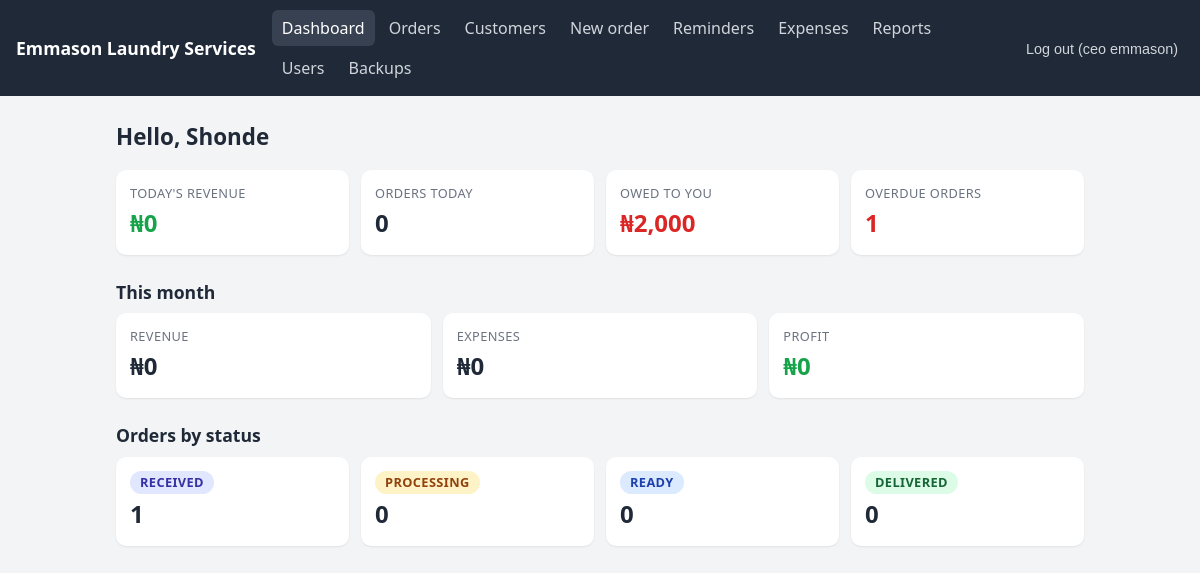
The app's page /app (signed in) with its own data.
### app/models.py (models this page shows)
class User(Base):
     __tablename__ = "users"
     id = Column(Integer, primary_key=True)
     username = Column(String, unique=True, nullable=False)
     full_name = Column(String, nullable=False)
     password_hash = Column(String, nullable=False)
     role = Column(String, default="staff")        # admin or staff
     is_active = Column(Boolean, default=True)
     created_at = Column(DateTime, default=datetime.utcnow)

class Order(Base):
    __tablename__ = "orders"
    id = Column(Integer, primary_key=True)
    customer_id = Column(Integer, ForeignKey("customers.id"), nullable=False)
    status = Column(String, default="received")  # received, processing, ready, delivered
    due_date = Column(DateTime)
    created_at = Column(DateTime, default=datetime.utcnow)
    customer = relationship("Customer", back_populates="orders")
    items = relationship("OrderItem", back_populates="order", cascade="all, delete-orphan")
    invoice = relationship("Invoice", back_populates="order", uselist=False)

### app/routers/web.py (the view)
@router.get("/app")
def home(request: Request, user=Depends(web_user), db: Session = Depends(get_db)):
    data = dash.dashboard(db)
    if user.role != "admin":      # staff don't see money figures
        data = {"orders_by_status": data["orders_by_status"],
                "overdue_orders": data["overdue_orders"]}
    return templates.TemplateResponse(
        request, "dashboard.html", {"user": user, "data": data, "page": "dashboard"}
    )

### app/templates/dashboard.html (shortened to what this page needs)
{% extends "base.html" %}
{% block content %}
<h1>Hello, {{ user.full_name.split()[0] }}</h1>
{% if data.today %}
<div class="grid">
  <div class="card good"><div class="label">Today's revenue</div><div class="value">{{ data.today.revenue|naira }}</div></div>
  <div class="card"><div class="label">Orders today</div><div class="value">{{ data.today.orders_received }}</div></div>
  <div class="card warn"><div class="label">Owed to you</div><div class="value">{{ data.outstanding.total_balance|naira }}</div></div>
  <div class="card warn"><div class="label">Overdue orders</div><div class="value">{{ data.overdue_orders }}</div></div>
</div>
<h2>This month</h2>
<div class="grid">
  <div class="card"><div class="label">Revenue</div><div class="value">{{ data.this_month.revenue|naira }}</div></div>
  <div class="card"><div class="label">Expenses</div><div class="value">{{ data.this_month.expenses|naira }}</div></div>
  <div class="card {{ 'good' if data.this_month.profit >= 0 else 'warn' }}">
    <div class="label">Profit</div><div class="value">{{ data.this_month.profit|naira }}</div>
  </div>
</div>
{% else %}
<div class="grid">
  <div class="card warn"><div class="label">Overdue orders</div><div class="value">{{ data.overdue_orders }}</div></div>
</div>
{% endif %}
<h2>Orders by status</h2>
<div class="grid">
  {% for status, count in data.orders_by_status.items() %}
  <div class="card"><div class="label"><span class="badge {{ status }}">{{ status|capitalize }}</span></div>
    <div class="value">{{ count }}</div></div>
  {% endfor %}
</div>
{% endblock %}

### app/templates/base.html (shortened to what this page needs)
<!doctype html>
<html lang="en">
<head>
  <link rel="stylesheet" href="/static/style.css">
</head>
<body>
  <header class="topbar">
    <a class="brand" href="/app">{{ business }}</a>
        <nav>
      <a href="/app" class="{{ 'active' if page == 'dashboard' }}">Dashboard</a>
      <a href="/app/orders" class="{{ 'active' if page == 'orders' }}">Orders</a>
      <a href="/app/customers" class="{{ 'active' if page == 'customers' }}">Customers</a>
      <a href="/app/orders/new" class="{{ 'active' if page == 'new_order' }}">New order</a>
      <a href="/app/reminders" class="{{ 'active' if page == 'reminders' }}">Reminders</a>
      {% if user.role == "admin" %}
      <a href="/app/expenses" class="{{ 'active' if page == 'expenses' }}">Expenses</a>
      <a href="/app/reports" class="{{ 'active' if page == 'reports' }}">Reports</a>
      <a href="/app/users" class="{{ 'active' if page == 'users' }}">Users</a>
      <a href="/app/backups" class="{{ 'active' if page == 'backups' }}">Backups</a>
      {% endif %}
    </nav>
    <form method="post" action="/logout">
      <button class="link">Log out ({{ user.username }})</button>
    </form>
  </header>
  <main>
    {% block content %}{% endblock %}
  </main>
</body>
</html>

### app/static/style.css (style rules this page uses)
* { box-sizing: border-box; }
body { margin: 0; font-family: system-ui, -apple-system, "Segoe UI", Roboto, sans-serif; background: #f3f4f6; color: #1f2937; line-height: 1.5; }
a { color: #2563eb; text-decoration: none; }
.topbar { background: #1f2937; color: #fff; padding: 10px 16px; display: flex; flex-wrap: wrap; align-items: center; gap: 8px 16px; }
.topbar .brand { color: #fff; font-weight: 700; font-size: 1.1rem; }
.topbar nav { display: flex; flex-wrap: wrap; gap: 4px; flex: 1; }
.topbar nav a { color: #d1d5db; padding: 6px 10px; border-radius: 6px; }
.topbar nav a.active, .topbar nav a:hover { background: #374151; color: #fff; }
.topbar form { margin: 0; }
button.link { background: none; border: 0; color: #d1d5db; cursor: pointer; font-size: .9rem; }
main { max-width: 1000px; margin: 0 auto; padding: 16px; }
h1 { font-size: 1.4rem; margin: 8px 0 16px; }
h2 { font-size: 1.1rem; margin: 24px 0 8px; }
.grid { display: grid; gap: 12px; grid-template-columns: repeat(auto-fit, minmax(150px, 1fr)); }
.card { background: #fff; border-radius: 10px; padding: 14px; box-shadow: 0 1px 2px rgba(0,0,0,.08); }
.card .label { font-size: .8rem; color: #6b7280; text-transform: uppercase; letter-spacing: .03em; }
.card .value { font-size: 1.5rem; font-weight: 700; margin-top: 2px; }
.card.warn .value { color: #dc2626; }
.card.good .value { color: #16a34a; }
.badge { display: inline-block; padding: 2px 10px; border-radius: 999px; font-size: .8rem; font-weight: 600; }
.badge.received { background: #e0e7ff; color: #3730a3; }
.badge.processing { background: #fef3c7; color: #92400e; }
.badge.ready { background: #dbeafe; color: #1e40af; }
.badge.delivered { background: #dcfce7; color: #166534; }

### records on screen
User: username "ceo emmason", full_name "Shonde"
Order: status "RECEIVED", id "1"

### other values on screen
{{ business }} "Emmason Laundry Services"
{{ data.today.revenue|naira }} "₦0"
{{ data.today.orders_received }} "0"
{{ data.outstanding.total_balance|naira }} "₦2,000"
{{ data.overdue_orders }} "1"
{{ data.this_month.revenue|naira }} "₦0"
{{ data.this_month.expenses|naira }} "₦0"
{{ data.this_month.profit|naira }} "₦0"
{{ status|capitalize }} "PROCESSING" "READY" "DELIVERED"
{{ count }} "0" "0" "0"
